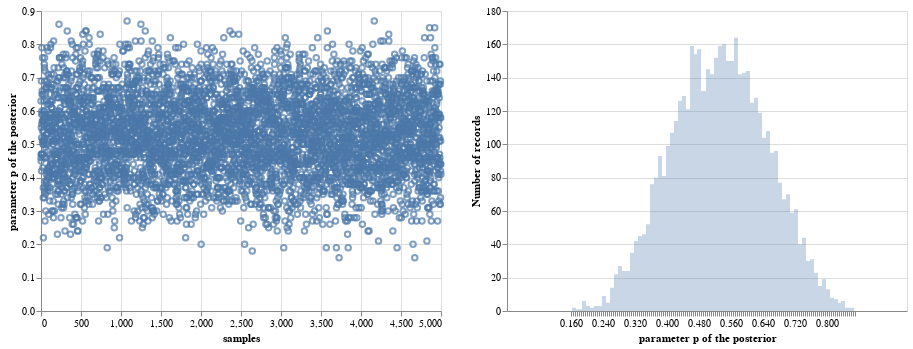

Write notebook code for a chart like this one.
### Code cell
plot_1 = alt.Chart(samples)\
   .mark_point()\
   .encode(
        x=alt.X('index', title='samples'),
        y=alt.Y('prob', title='parameter p of the posterior')
          )

plot_2 = alt.Chart(samples).mark_area(
    opacity=0.3,
    interpolate='step'
).encode(
    alt.X('prob:Q', bin=alt.Bin(maxbins=200),scale=alt.Scale(domain=(0, 1)), title='parameter p of the posterior'),
    alt.Y('count()', stack=None, title='Number of records')
)

alt.hconcat(plot_1, plot_2)

### Figure 1 — Vega-Lite specification as saved in the notebook (floating-point values rounded to 4 significant figures; data arrays with more than 128 entries replaced by an {"elided": "..."} marker saying what was removed)
{"config": {"view": {"continuousWidth": 400, "continuousHeight": 300}}, "hconcat": [{"mark": "point", "encoding": {"x": {"type": "quantitative", "field": "index", "title": "samples"}, "y": {"type": "quantitative", "field": "prob", "title": "parameter p of the posterior"}}}, {"mark": {"type": "area", "interpolate": "step", "opacity": 0.3}, "encoding": {"x": {"type": "quantitative", "bin": {"maxbins": 200}, "field": "prob", "scale": {"domain": [0, 1]}, "title": "parameter p of the posterior"}, "y": {"type": "quantitative", "aggregate": "count", "stack": null, "title": "Number of records"}}}], "data": {"name": "data-71a3d0745e2dd8bda9983a35fe2c719f"}, "$schema": "https://vega.github.io/schema/vega-lite/v4.8.1.json", "datasets": {"data-71a3d0745e2dd8bda9983a35fe2c719f": {"elided": "5000 records"}}}
